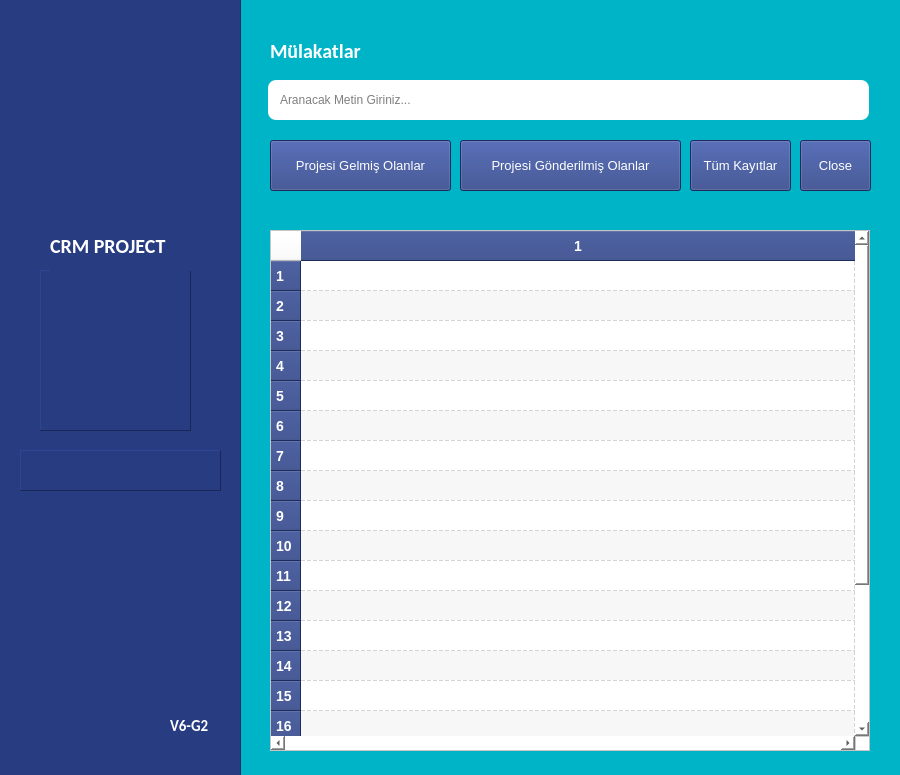
<?xml version="1.0" encoding="UTF-8"?>
<ui version="4.0">
 <class>CRM</class>
 <widget class="QMainWindow" name="CRM">
  <property name="geometry">
   <rect>
    <x>0</x>
    <y>0</y>
    <width>900</width>
    <height>775</height>
   </rect>
  </property>
  <property name="windowTitle">
   <string>CRM - Mülakatlar</string>
  </property>
  <property name="windowIcon">
   <iconset>
    <normaloff>logo-icon.png</normaloff>logo-icon.png</iconset>
  </property>
  <property name="styleSheet">
   <string notr="true">background-color: rgb(0, 180, 200);</string>
  </property>
  <widget class="QWidget" name="centralwidget">
   <widget class="QFrame" name="frame">
    <property name="geometry">
     <rect>
      <x>270</x>
      <y>230</y>
      <width>600</width>
      <height>521</height>
     </rect>
    </property>
    <property name="font">
     <font>
      <pointsize>10</pointsize>
     </font>
    </property>
    <property name="styleSheet">
     <string notr="true">background-color: rgb(255, 255, 255)</string>
    </property>
    <property name="frameShape">
     <enum>QFrame::StyledPanel</enum>
    </property>
    <property name="frameShadow">
     <enum>QFrame::Raised</enum>
    </property>
    <property name="lineWidth">
     <number>1</number>
    </property>
    <widget class="QTableWidget" name="tableWidget">
     <property name="geometry">
      <rect>
       <x>0</x>
       <y>0</y>
       <width>600</width>
       <height>521</height>
      </rect>
     </property>
     <property name="styleSheet">
      <string notr="true">QHeaderView::section {
    background-color:  rgb(40, 60, 130);; /* Yeşil arka plan */
    color: white;              /* Beyaz yazı rengi */
    font-size: 14px;           /* Yazı boyutu */
    font-weight: bold;         /* Kalın yazı */
    padding: 5px;              /* Yazının etrafında boşluk */
}
</string>
     </property>
     <property name="horizontalScrollBarPolicy">
      <enum>Qt::ScrollBarAlwaysOn</enum>
     </property>
     <property name="alternatingRowColors">
      <bool>true</bool>
     </property>
     <property name="gridStyle">
      <enum>Qt::DashLine</enum>
     </property>
     <property name="sortingEnabled">
      <bool>true</bool>
     </property>
     <property name="rowCount">
      <number>21</number>
     </property>
     <property name="columnCount">
      <number>1</number>
     </property>
     <attribute name="horizontalHeaderCascadingSectionResizes">
      <bool>true</bool>
     </attribute>
     <attribute name="horizontalHeaderShowSortIndicator" stdset="0">
      <bool>true</bool>
     </attribute>
     <attribute name="horizontalHeaderStretchLastSection">
      <bool>true</bool>
     </attribute>
     <attribute name="verticalHeaderVisible">
      <bool>true</bool>
     </attribute>
     <row/>
     <row/>
     <row/>
     <row/>
     <row/>
     <row/>
     <row/>
     <row/>
     <row/>
     <row/>
     <row/>
     <row/>
     <row/>
     <row/>
     <row/>
     <row/>
     <row/>
     <row/>
     <row/>
     <row/>
     <row/>
     <column/>
    </widget>
   </widget>
   <widget class="QFrame" name="frame_2">
    <property name="geometry">
     <rect>
      <x>-60</x>
      <y>-10</y>
      <width>301</width>
      <height>811</height>
     </rect>
    </property>
    <property name="styleSheet">
     <string notr="true">background-color: rgb(40, 60, 130);</string>
    </property>
    <property name="frameShape">
     <enum>QFrame::StyledPanel</enum>
    </property>
    <property name="frameShadow">
     <enum>QFrame::Raised</enum>
    </property>
    <widget class="QLabel" name="label">
     <property name="geometry">
      <rect>
       <x>100</x>
       <y>280</y>
       <width>151</width>
       <height>161</height>
      </rect>
     </property>
     <property name="frameShape">
      <enum>QFrame::Panel</enum>
     </property>
     <property name="frameShadow">
      <enum>QFrame::Raised</enum>
     </property>
     <property name="text">
      <string/>
     </property>
     <property name="pixmap">
      <pixmap>../images/logo-icon.png</pixmap>
     </property>
     <property name="scaledContents">
      <bool>true</bool>
     </property>
    </widget>
    <widget class="QLabel" name="label_2">
     <property name="geometry">
      <rect>
       <x>80</x>
       <y>460</y>
       <width>201</width>
       <height>41</height>
      </rect>
     </property>
     <property name="frameShape">
      <enum>QFrame::Panel</enum>
     </property>
     <property name="frameShadow">
      <enum>QFrame::Raised</enum>
     </property>
     <property name="text">
      <string/>
     </property>
     <property name="pixmap">
      <pixmap>../images/logo.png</pixmap>
     </property>
     <property name="scaledContents">
      <bool>true</bool>
     </property>
    </widget>
    <widget class="QLabel" name="label_8">
     <property name="geometry">
      <rect>
       <x>230</x>
       <y>720</y>
       <width>61</width>
       <height>31</height>
      </rect>
     </property>
     <property name="font">
      <font>
       <family>Calibri</family>
       <pointsize>11</pointsize>
       <weight>75</weight>
       <bold>true</bold>
      </font>
     </property>
     <property name="styleSheet">
      <string notr="true">color: rgb(255, 255, 255)</string>
     </property>
     <property name="text">
      <string>V6-G2</string>
     </property>
    </widget>
    <widget class="QLabel" name="label_4">
     <property name="geometry">
      <rect>
       <x>110</x>
       <y>230</y>
       <width>151</width>
       <height>51</height>
      </rect>
     </property>
     <property name="font">
      <font>
       <family>Calibri</family>
       <pointsize>15</pointsize>
       <weight>75</weight>
       <bold>true</bold>
      </font>
     </property>
     <property name="styleSheet">
      <string notr="true">color: #fff</string>
     </property>
     <property name="text">
      <string>CRM PROJECT </string>
     </property>
     <property name="alignment">
      <set>Qt::AlignLeading|Qt::AlignLeft|Qt::AlignVCenter</set>
     </property>
    </widget>
   </widget>
   <widget class="QLabel" name="label_6">
    <property name="geometry">
     <rect>
      <x>270</x>
      <y>30</y>
      <width>171</width>
      <height>41</height>
     </rect>
    </property>
    <property name="font">
     <font>
      <family>Calibri</family>
      <pointsize>15</pointsize>
      <weight>75</weight>
      <bold>true</bold>
     </font>
    </property>
    <property name="styleSheet">
     <string notr="true">color : #fff</string>
    </property>
    <property name="text">
     <string>Mülakatlar</string>
    </property>
    <property name="alignment">
     <set>Qt::AlignLeading|Qt::AlignLeft|Qt::AlignVCenter</set>
    </property>
   </widget>
   <widget class="QPushButton" name="exit_btn">
    <property name="geometry">
     <rect>
      <x>800</x>
      <y>140</y>
      <width>71</width>
      <height>51</height>
     </rect>
    </property>
    <property name="font">
     <font>
      <pointsize>10</pointsize>
     </font>
    </property>
    <property name="styleSheet">
     <string notr="true">QPushButton {
background-color: rgb(40, 60, 130);
color: #fff
}
QPushButton:hover {
background-color: rgb(218,30,60)
}</string>
    </property>
    <property name="text">
     <string>Close</string>
    </property>
   </widget>
   <widget class="QPushButton" name="projesikomt_btn">
    <property name="geometry">
     <rect>
      <x>270</x>
      <y>140</y>
      <width>181</width>
      <height>51</height>
     </rect>
    </property>
    <property name="font">
     <font>
      <pointsize>10</pointsize>
     </font>
    </property>
    <property name="styleSheet">
     <string notr="true">QPushButton {
background-color: rgb(40, 60, 130);
color: #fff
}
QPushButton:hover {
background-color: rgb(218,30,60)
}</string>
    </property>
    <property name="text">
     <string>Projesi Gelmiş Olanlar</string>
    </property>
   </widget>
   <widget class="QPushButton" name="projenietkomt_btn">
    <property name="geometry">
     <rect>
      <x>460</x>
      <y>140</y>
      <width>221</width>
      <height>51</height>
     </rect>
    </property>
    <property name="font">
     <font>
      <pointsize>10</pointsize>
     </font>
    </property>
    <property name="styleSheet">
     <string notr="true">QPushButton {
background-color: rgb(40, 60, 130);
color: #fff
}
QPushButton:hover {
background-color: rgb(218,30,60)
}</string>
    </property>
    <property name="text">
     <string>Projesi Gönderilmiş Olanlar</string>
    </property>
   </widget>
   <widget class="QLineEdit" name="search_inp">
    <property name="geometry">
     <rect>
      <x>268</x>
      <y>80</y>
      <width>601</width>
      <height>40</height>
     </rect>
    </property>
    <property name="font">
     <font>
      <pointsize>9</pointsize>
     </font>
    </property>
    <property name="styleSheet">
     <string notr="true">padding:10px;
background-color: #fff;
border-radius: 8px</string>
    </property>
    <property name="placeholderText">
     <string>Aranacak Metin Giriniz...</string>
    </property>
   </widget>
   <widget class="QPushButton" name="tumkayitlar_btn">
    <property name="geometry">
     <rect>
      <x>690</x>
      <y>140</y>
      <width>101</width>
      <height>51</height>
     </rect>
    </property>
    <property name="font">
     <font>
      <pointsize>10</pointsize>
     </font>
    </property>
    <property name="styleSheet">
     <string notr="true">QPushButton {
background-color: rgb(40, 60, 130);
color: #fff
}
QPushButton:hover {
background-color: rgb(218,30,60)
}</string>
    </property>
    <property name="text">
     <string>Tüm Kayıtlar</string>
    </property>
   </widget>
  </widget>
 </widget>
 <resources/>
 <connections/>
</ui>
